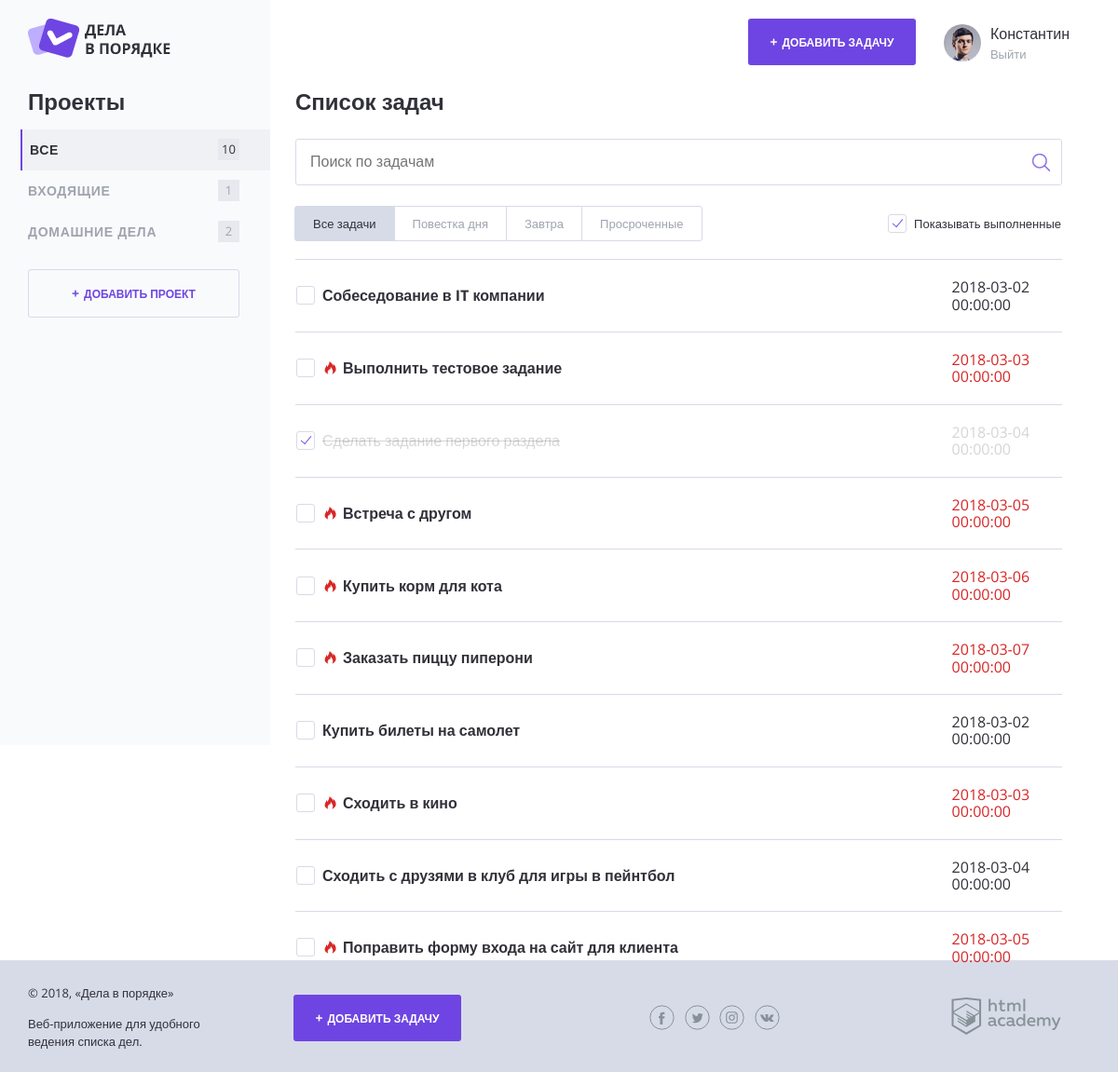
The page / on the database its author committed.
### tables this page shows
CREATE TABLE projects (
  id INT AUTO_INCREMENT PRIMARY KEY,
  name CHAR(128),
  alias CHAR(128),
  user_id INT,
  FOREIGN KEY (user_id) REFERENCES users(id)
);

CREATE TABLE tasks (
  id INT AUTO_INCREMENT PRIMARY KEY,
  date_created DATETIME DEFAULT NOW(),
  date_completed DATETIME,
  name VARCHAR(512),
  file VARCHAR(512),
  task_deadline DATETIME,
  user_id INT,
  project_id INT,
  FOREIGN KEY (user_id) REFERENCES users(id),
  FOREIGN KEY (project_id) REFERENCES projects(id)
);

### templates/index.php (the view, shortened to what this page needs)
<h2 class="content__main-heading">Список задач</h2>
<form class="search-form" action="index.html" method="post">
    <input class="search-form__input" type="text" name="" value="" placeholder="Поиск по задачам">
    <input class="search-form__submit" type="submit" name="" value="Искать">
</form>
<div class="tasks-controls">
    <nav class="tasks-switch">
        <a href="/" class="tasks-switch__item tasks-switch__item--active">Все задачи</a>
        <a href="/" class="tasks-switch__item">Повестка дня</a>
        <a href="/" class="tasks-switch__item">Завтра</a>
        <a href="/" class="tasks-switch__item">Просроченные</a>
    </nav>
    <label class="checkbox">
        <span class="checkbox__text">Показывать выполненные</span>
    </label>
</div>
<table class="tasks">
    <?php foreach ($tasks as $task): ?>
        <?php if ($show_complete_tasks): ?>
            <tr class="tasks__item task<?php if ($task['date_completed']) {
                echo " task--completed";
            } elseif (is_task_deadline($task['task_deadline'])) {
                echo " task--important";
            }; ?>">
                <td class="task__select">
                    <label class="checkbox task__checkbox">
                        <span class="checkbox__text"><?= ($task['name']); ?></span>
                    </label>
                </td>
                <td class="task__date"><?= $task['date_created']; ?></td>
            </tr>
        <?php endif; ?>
    <?php endforeach; ?>
</table>

### functions.php (shortened to what this page needs)
<?php
function count_tasks($tasks, $project_id = NULL) {
    if ($project_id) {
        $counter = 0;
        foreach ($tasks as $task) {
            if ($task['project_id'] === $project_id) {
                $counter++;
            }
        }
        return $counter;
    } else {
        return count($tasks);
    }
}
function renderTemplate($template_name, $template_data) {
    $file_name = 'templates/' . $template_name;
    if (is_readable($file_name)) {
        extract($template_data);
        require $file_name;
        return ob_get_clean();
    } else {
        return '';
    }
}
function is_task_deadline($date) {
    $current_date = time();
    $task_date = strtotime($date);
    $diff_time = $task_date - $current_date;
    print($diff_time);
    return ($diff_time < 24 * 60 * 60);
}

### templates/layout.php (shortened to what this page needs)
<!DOCTYPE html>
<html lang="ru">
<head>
    <link rel="stylesheet" href="css/normalize.css">
    <link rel="stylesheet" href="css/style.css">
    <link rel="stylesheet" href="css/flatpickr.min.css">
</head>
<body>
<div class="page-wrapper">
    <div class="container container--with-sidebar">
        <header class="main-header">
            <a href="#">
                <img src="img/logo.png" width="153" height="42" alt="Логотип Дела в порядке">
            </a>
            <div class="main-header__side">
                <a class="main-header__side-item button button--plus open-modal" href="javascript:;"
                   target="task_add">Добавить задачу</a>
                <div class="main-header__side-item user-menu">
                    <div class="user-menu__image">
                        <img src="img/user-pic.jpg" width="40" height="40" alt="Пользователь">
                    </div>
                    <div class="user-menu__data">
                        <p>Константин</p>
                        <a href="#">Выйти</a>
                    </div>
                </div>
            </div>
        </header>
        <div class="content">
            <section class="content__side">
                <h2 class="content__side-heading">Проекты</h2>
                <nav class="main-navigation">
                    <ul class="main-navigation__list">
                        <li class="main-navigation__list-item main-navigation__list-item--active">
                            <a class="main-navigation__list-item-link" href="#">Все</a>
                            <span class="main-navigation__list-item-count"><?= count_tasks($tasks) ?></span>
                        </li>
                        <?php foreach ($projects as $project): ?>
                            <li class="main-navigation__list-item">
                                <a class="main-navigation__list-item-link" href="index.php?project_id=<?= $project['id']; ?>"><?= $project['name']; ?></a>
                                <span class="main-navigation__list-item-count"><?= count_tasks($tasks, $project['id']); ?></span>
                            </li>
                        <?php endforeach; ?>
                    </ul>
                </nav>
                <a class="button button--transparent button--plus content__side-button open-modal"
                   href="javascript:;" target="project_add">Добавить проект</a>
            </section>
            <main class="content__main">
                <?= $main; ?>
            </main>
        </div>
    </div>
</div>
<footer class="main-footer">
    <div class="container">
        <div class="main-footer__copyright">
            <p>© 2018, «Дела в порядке»</p>
            <p>Веб-приложение для удобного ведения списка дел.</p>
        </div>
        <a class="main-footer__button button button--plus open-modal" target="task_add"
           href="javascript:;">Добавить задачу</a>
        <div class="main-footer__social social">
            <a class="social__link social__link--facebook" href="#">Facebook
            </a>
            <a class="social__link social__link--twitter" href="#">Twitter
            </a>
            <a class="social__link social__link--instagram" href="#">Instagram
            </a>
            <a class="social__link social__link--vkontakte" href="#">Вконтакте
            </a>
        </div>
        <div class="main-footer__developed-by">
            <a href="https://htmlacademy.ru/intensive/php">
                <img src="img/htmlacademy.svg" alt="HTML Academy" width="118" height="40">
            </a>
        </div>
    </div>
</footer>
</body>
</html>

### index.php (shortened to what this page needs)
<?php
require_once 'functions.php';
$show_complete_tasks = true;
$link = mysqli_connect("localhost", "root", "12345678", "todo");
mysqli_set_charset($link, "utf8");
if ($_GET['project_id']) {
    $current_project = $_GET['project_id'];
    $sql = 'SELECT date_created, date_completed, name, file, task_deadline, project_id FROM tasks WHERE project_id = ' . $current_project;
} else {
    $sql = 'SELECT date_created, date_completed, name, file, task_deadline, project_id FROM tasks';
}
$result = mysqli_query($link, $sql);
if ($result) {
    $tasks = mysqli_fetch_all($result, MYSQLI_ASSOC);
}
$sql = 'SELECT id, name, alias FROM projects WHERE user_id = 1';
$result = mysqli_query($link, $sql);
if ($result) {
    $projects = mysqli_fetch_all($result, MYSQLI_ASSOC);
}
$main = renderTemplate('index.php', [
    'show_complete_tasks' => $show_complete_tasks,
    'tasks' => $tasks
]);
$content = renderTemplate('layout.php', [
    'title' => ' Список задач',
    'tasks' => $tasks,
    'projects' => $projects,
    'main' => $main
]);
print($content);

### rows shown on the page
projects: name "ВХОДЯЩИЕ", id "1"
projects: name "ДОМАШНИЕ ДЕЛА", id "2"
tasks: name "Собеседование в IT компании", date_created "2018-03-02 00:00:00"
tasks: name "Выполнить тестовое задание", date_created "2018-03-03 00:00:00"
tasks: name "Сделать задание первого раздела", date_created "2018-03-04 00:00:00"
tasks: name "Встреча с другом", date_created "2018-03-05 00:00:00"
tasks: name "Купить корм для кота", date_created "2018-03-06 00:00:00"
tasks: name "Заказать пиццу пиперони", date_created "2018-03-07 00:00:00"
tasks: name "Купить билеты на самолет", date_created "2018-03-02 00:00:00"
tasks: name "Сходить в кино", date_created "2018-03-03 00:00:00"
tasks: name "Сходить с друзями в клуб для игры в пейнтбол", date_created "2018-03-04 00:00:00"
tasks: name "Поправить форму входа на сайт для клиента", date_created "2018-03-05 00:00:00"

### other values the page prints
count_tasks($tasks) "10"
